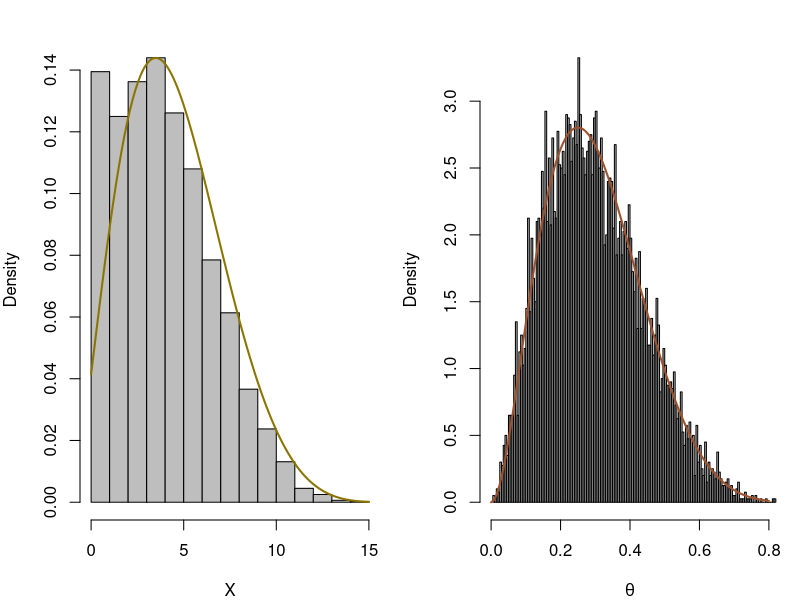

Write R code to recreate this figure.
# --------------------------------------------------------------------------------------------------
#	
#	Robert-Casella - Section 7.2, Beta-binomial
#
# --------------------------------------------------------------------------------------------------
#
#	Beta-binomial joint pdf
#
# --------------------------------------------------------------------------------------------------
betabi=function(x,a,b,n){
   beta(x+a,n-x+b)/(beta(a,b)*beta(x+1,n-x+1)*(n+1))}
# --------------------------------------------------------------------------------------------------
#
#	Gibbs sampler for the Beta-binomial model
#
# --------------------------------------------------------------------------------------------------
nsim<-10^4
n<-15
a<-3
b<-7
X<-rep(0,nsim)
T<-rep(0,nsim)
T[1]<-rbeta(1,a,b)               #initialize the chain
X[1]<-rbinom(1,n,T[1])           #initialize the chain
for (i in 2:nsim){
    X[i]<-rbinom(1,n,T[i-1])
    T[i]<-rbeta(1,a+X[i],n-X[i]+b)
	}
par(mfrow=c(1,2),mar=c(4,4,2,1))
hist(X[2000:nsim],nclass=16,col="grey",freq=FALSE, xlim=c(0,15),main="",xlab="X")
curve(betabi(x,a,b,n),from=0, to=15,col="gold4",lwd=2,add=TRUE)
hist(T[2000:nsim],nclass=134,col="grey",freq=FALSE,xlim=c(0,.8),main="", xlab=expression(theta))
curve(dbeta(x,shape1=a,shape2=b),from=0, to=.8,col="sienna",lwd=2,add=TRUE)